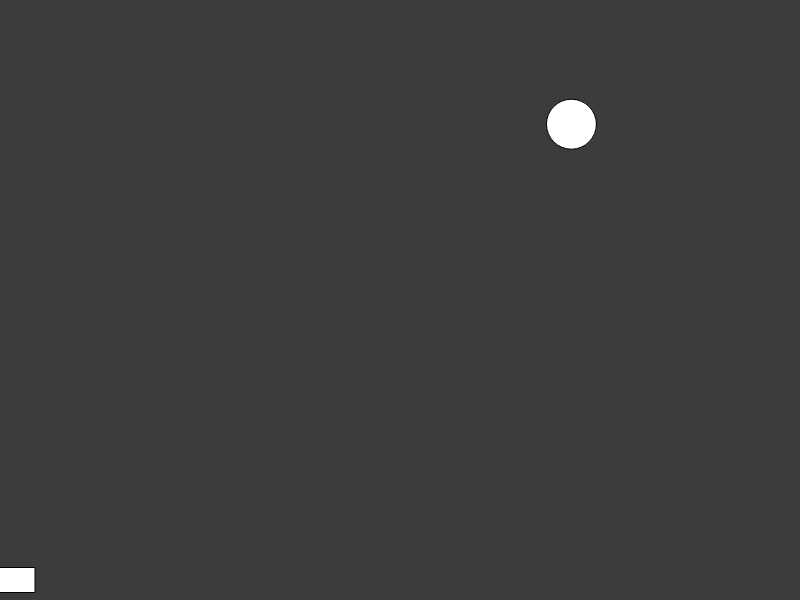
Frame 1 (no input)
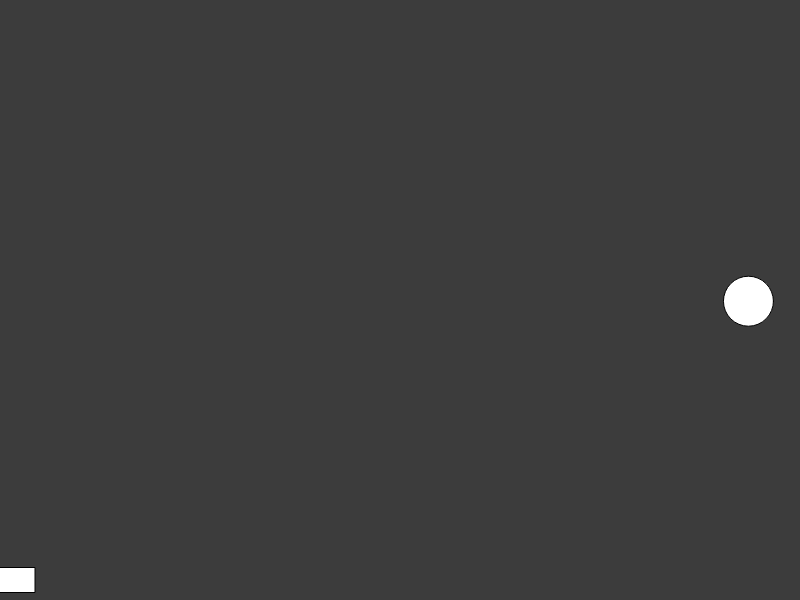
Frame 60 (no input)
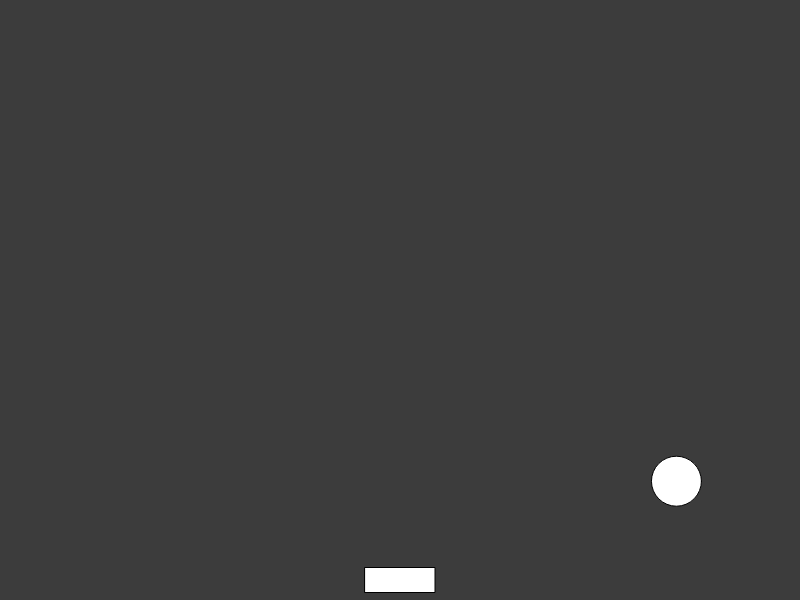
Frame 120 (the mouse pressed at the canvas centre since frame 60)

The p5.js sketch that drew these frames (run headless with seeded random() and noise() and a simulated clock; from frame 60 on, the mouse is pressed at the canvas centre):

// p5.js sketch
// ── sketch.js
let ball,
    cx,
    cy,
    cvx,
    cvy,
    cw,
    ch,
    recta,
    rw,
    rg;

function setup() {
    createCanvas(800,600);

    cx=random(0,width);
    cy=random(0,height);
    cvx=3;
    cvy=3;
    cw=50;
    ch=50;
    rw=70;
    rh=25;

    ball=new Circle(cx,cy,cvx,cvy,cw,ch);

};

function draw() {
    background(60);

    // ball.bounce();
    ellipse(cx,cy,cw,ch);
    
            cx =cx+cvx;
            cy =cy+cvy;
        
            if(cx>=width || cx<=0){
                cvx*=-1;
            };
            if (cy<=0+25) {
                cy*=-1;
            };
            if(cy>height){
                cx=random(25,width);
            };
            if (cy>=height-45 && cx < mouseX+rw/2 && cx>mouseX-rw/2) {
                cvy*=-1;   
        }
    

    rectMode(CENTER);
    rect(mouseX,height-20,rw,rh);
    
};


// ── characters.js
class Circle{
    constructor(cx,cy,cvx,cvy,cw,ch){
        this.x=cx;
        this.y=cy;
        this.w=cw;
        this.h=ch;
        this.vx=cvx;
        this.vy=cvy;
    };
    
    bounce(){
        /* ellipse(this.x,this.y,this.w,this.h);
    
            this.x =this.x+this.cvx;
            this.y =this.y+this.cvy;
        
            if(this.x>=width || this.x<=0){
                this.cvx*=-1;
            };
            if (this.y<0) {
                this.y*=-1;
            };
            if(this.y>width){
                this.x=random(25,width);this.y=25;
            };
            if (this.y>=height-45 && this.x < mouseX+rw/2 && this.x>mouseX-rw/2) {
                this.vy*=-1;   
        } */
    }

// console.log(dist(cx-cw/2,cy-ch/2,cx+cw/2,cy+ch/2));

}
